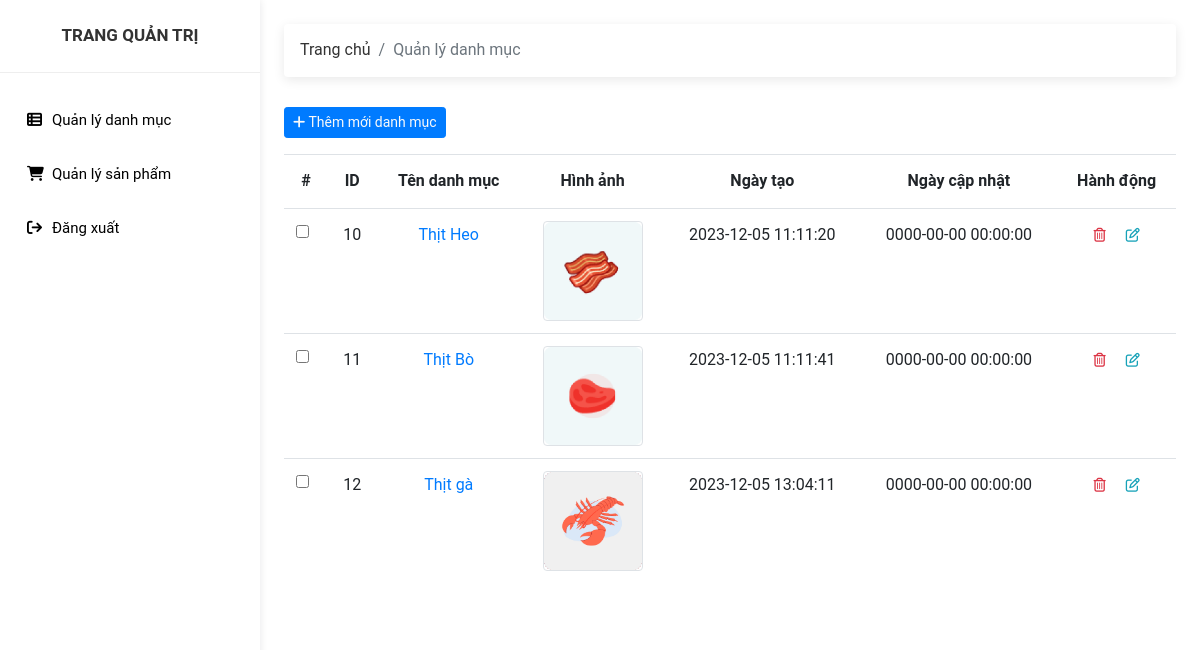
The app's page /category.php with its own data.
### tables this page shows
CREATE TABLE `category` (
  `cat_id` int(11) NOT NULL,
  `tendanhmuc` varchar(50) NOT NULL,
  `hinhanh` varchar(100) NOT NULL,
  `ngaytao` datetime NOT NULL,
  `ngaycapnhat` datetime NOT NULL
);

### category.php (the view, shortened to what this page needs)
<!DOCTYPE html>
<html lang="en">
<head>
    <link rel="stylesheet" href="https://cdn.jsdelivr.net/npm/bootstrap@4.3.1/dist/css/bootstrap.min.css">
    <link rel="stylesheet" href="https://cdnjs.cloudflare.com/ajax/libs/font-awesome/6.4.2/css/all.min.css" />
    <link rel="stylesheet" href="./css/admin.css">
</head>
<body>
    <?php
        include 'connect.php';
        $sql = "SELECT `cat_id`, `tendanhmuc`, `hinhanh`, `ngaytao`, `ngaycapnhat` FROM `category`";
        $stsm = $conn->prepare($sql);
        $stsm->execute();
        $rows = $stsm->fetchAll(PDO::FETCH_ASSOC);
    ?>
    <div class="wrapper">
        <nav id="sidebar">
            <div class="sidebar-header">
                <h3 class="text-center">
                    <a class="text-decoration-none" href="#">
                        <span class="font-weight-bold">Trang quản trị</span>
                    </a>
                </h3>
            </div>
            <ul class="list-unstyled components">
                <li class="dropdown">
                    <a href="./category.php">
                        <i class="fa-solid fa-table-list"></i><span>Quản lý danh mục</span>
                    </a>
                </li>
                <li class="dropdown">
                    <a href="./product.php">
                        <i class="fa-solid fa-cart-shopping"></i><span>Quản lý sản phẩm</span>
                    </a>
                </li>
                <li>
                    <a href="./index.php">
                        <i class="fa-solid fa-arrow-right-from-bracket"></i><span>Đăng xuất</span>
                    </a>
                </li>
            </ul>
        </nav>
        <div class="p-4">
            <nav aria-label="breadcrumb">
                <ol class="breadcrumb">
                    <li class="breadcrumb-item"><a href="./index.html">Trang chủ</a></li>
                    <li class="breadcrumb-item active" aria-current="page">Quản lý danh mục</li>
                </ol>
            </nav>
            <div class="btn-add mb-3">
                <a class="text-light text-decoration-none btn btn-primary btn-sm" href="./addcategory.php">
                    <i class="fa-solid fa-plus"></i> Thêm mới danh mục
                </a>
            </div>
                <table class="table">
                    <thead>
                        <tr class="text-center">
                            <th class="font-weight-bold w-20px" scope="col">#</th>
                            <th class="font-weight-bold" scope="col">ID</th>
                            <th class="font-weight-bold" scope="col">Tên danh mục</th>
                            <th class="font-weight-bold" scope="col">Hình ảnh</th>
                            <th class="font-weight-bold" scope="col">Ngày tạo</th>
                            <th class="font-weight-bold" scope="col">Ngày cập nhật</th>
                            <th class="font-weight-bold" scope="col">Hành động</th>
                        </tr>
                    </thead>
                    <tbody>
                    <?php
                    foreach($rows as $item){
                    ?>
                            <tr class="text-center">
                                <td scope="row">
                                    <div class="form-check">
                                        <input class="form-check-input" type="checkbox" value="">
                                    </div>
                                </td>
                                <td><?php echo $item['cat_id'];?></td>
                                <td class="text-primary"><?php echo $item['tendanhmuc'];?></td>
                                <td><img class="border rounded" src="./uploads/<?php echo $item['hinhanh'];?>" alt="" width="100" height="100"></td>
                                <td><?php echo $item['ngaytao'];?></td>
                                <td><?php echo $item['ngaycapnhat'];?></td>
                                <td>
                                    <a href="deletecategory.php?id=<?php echo $item['cat_id'];?>" title="Xóa" class="btn btn-outline-danger btn-sm border border-0 delete-category-button" data-category-id=""><i class="fa-regular fa-trash-can"></i></a>
                                    <a href="editcategory.php?id=<?php echo $item['cat_id'];?>" title="Sửa" class="btn btn-outline-info btn-sm border border-0"><i class="fa-regular fa-pen-to-square"></i></a>
                                </td>
                            </tr>
                    <?php
                    }
                    ?>
                    </tbody>
                </table>
        </div>
    </div>
</body>
</html>

### css/admin.css (style rules this page uses)
body, html { line-height: 1.8; font-family: "Roboto", sans-serif; color: #ffffff; text-rendering: optimizeLegibility !important; -webkit-font-smoothing: antialiased !important; font-weight: 400; margin: 0px; padding: 0px; }
h1, h2, h3, h4, h5, h6, .h1, .h2, .h3, .h4 { font-weight: 400; line-height: 1.5em; }
a { color: #333; font-weight: 400; }
ul, ol { padding: 0; margin: 0px; list-style: none; }
a, a:hover, a:focus { color: #333; text-decoration: none; transition: all 0.3s; }
.breadcrumb { box-shadow: rgba(0, 0, 0, 0.09) 0px 3px 12px; margin-bottom: 30px; background-color: #ffffff !important; }
.wrapper { position: relative; width: 100%; overflow: auto; }
.w-20px { width: 20px; }
#sidebar { position: fixed; height: 100vh !important; top: 0; bottom: 0; left: 0; z-index: 11; width: 260px; overflow: auto; transition: all 0.3s; background: #ffffff; box-shadow: rgba(17, 17, 26, 0.05) 0px 1px 0px, rgba(17, 17, 26, 0.1) 0px 0px 8px; }
#sidebar .sidebar-header { padding: 23px; background-color: #ffffff; border-bottom: 1px solid #eee; }
.sidebar-header h3 { color: #333; font-size: 17px; margin: 0px; text-transform: uppercase; transition: all 0.5s ease; font-weight: 600; }
#sidebar ul li { padding: 2px 7px; }
#sidebar ul.components { padding: 20px 0; }
#sidebar ul li a { padding: 10px; line-height: 30px; border-radius: 5px; font-size: 15px; position: relative; font-weight: 400; display: block; }
#sidebar ul li a span { color: #000; display: inline-block; }
#sidebar ul li a i { position: relative; margin: 0 10px; color: #000000; width: 15px; }
.table > thead > tr > th { border-bottom-width: 1px; font-size: 16px; font-weight: 400; }
.p-4 { margin-left: 260px; }

### records on screen
category: cat_id "10", tendanhmuc "Thịt Heo", hinhanh (picture), ngaytao "2023-12-05 11:11:20", ngaycapnhat "0000-00-00 00:00:00"
category: cat_id "11", tendanhmuc "Thịt Bò", hinhanh (picture), ngaytao "2023-12-05 11:11:41", ngaycapnhat "0000-00-00 00:00:00"
category: cat_id "12", tendanhmuc "Thịt gà", hinhanh (picture), ngaytao "2023-12-05 13:04:11", ngaycapnhat "0000-00-00 00:00:00"
